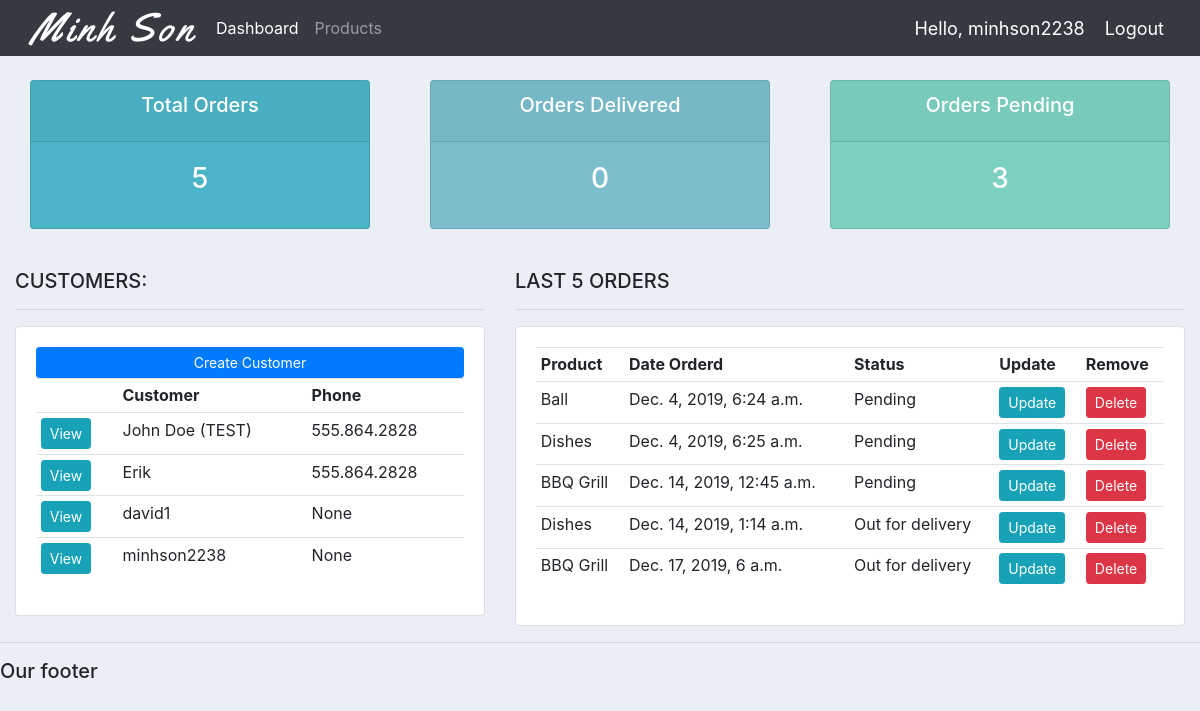
Screenshot of / (signed in) with the database file from the repository.
### accounts/models.py (models this page shows, shortened)
class Customer(models.Model):
	user = models.OneToOneField(User, null=True, blank=True, on_delete=models.CASCADE)
	name = models.CharField(max_length=200, null=True)
	phone = models.CharField(max_length=200, null=True)
	email = models.CharField(max_length=200, null=True)
	profile_pic = models.ImageField(default="profile1.png", null=True, blank=True)
	date_created = models.DateTimeField(auto_now_add=True, null=True)

class Order(models.Model):
	STATUS = (
			('Pending', 'Pending'),
			('Out for delivery', 'Out for delivery'),
			('Delivered', 'Delivered'),
			)
	customer = models.ForeignKey(Customer, null=True, on_delete= models.SET_NULL)
	product = models.ForeignKey(Product, null=True, on_delete= models.SET_NULL)
	date_created = models.DateTimeField(auto_now_add=True, null=True)
	status = models.CharField(max_length=200, null=True, choices=STATUS)
	note = models.CharField(max_length=1000, null=True)

class Product(models.Model):
	CATEGORY = (
			('Indoor', 'Indoor'),
			('Out Door', 'Out Door'),
			)
	name = models.CharField(max_length=200, null=True)
	price = models.FloatField(null=True)
	category = models.CharField(max_length=200, null=True, choices=CATEGORY)
	description = models.CharField(max_length=200, null=True, blank=True)
	date_created = models.DateTimeField(auto_now_add=True, null=True)
	tags = models.ManyToManyField(Tag)
	def __str__(self):
		return self.name

### accounts/decorators.py (the view)
	def wrapper_function(request, *args, **kwargs):
		group = None
		if request.user.groups.exists():
			group = request.user.groups.all()[0].name
		if group == 'customer':
			return redirect('user-page')
		if group == 'admin':
			return view_func(request, *args, **kwargs)

### accounts/views.py (called while the page is built)
@login_required(login_url='login')
@admin_only
def home(request):
	orders = Order.objects.all()
	customers = Customer.objects.all()
	total_customers = customers.count()
	total_orders = orders.count()
	delivered = orders.filter(status='Delivered').count()
	pending = orders.filter(status='Pending').count()
	context = {'orders':orders, 'customers':customers,
	'total_orders':total_orders,'delivered':delivered,
	'pending':pending }
	return render(request, 'accounts/dashboard.html', context)

### accounts/templates/accounts/dashboard.html
{%  extends 'accounts/main.html' %}
{% block content %}
{%  include 'accounts/status.html' %}
<br>
<div class="row">
	<div class="col-md-5">
		<h5>CUSTOMERS:</h5>
		<hr>
		<div class="card card-body">
			<a class="btn btn-primary  btn-sm btn-block" href="">Create Customer</a>
			<table class="table table-sm">
				<tr>
					<th></th>
					<th>Customer</th>
					<th>Phone</th>
				</tr>
				{% for customer in customers %}
					<tr>
						<td><a class="btn btn-sm btn-info" href="{% url 'customer' customer.id %}">View</a></td>
						<td>{{customer.name}}</td>
						<td>{{customer.phone}}</td>
					</tr>
				{% endfor %}
			</table>
		</div>
	</div>
	<div class="col-md-7">
		<h5>LAST 5 ORDERS</h5>
		<hr>
		<div class="card card-body">
			<table class="table table-sm">
				<tr>
					<th>Product</th>
					<th>Date Orderd</th>
					<th>Status</th>
					<th>Update</th>
					<th>Remove</th>
				</tr>
				{% for order in orders %}
					<tr>
						<td>{{order.product}}</td>
						<td>{{order.date_created}}</td>
						<td>{{order.status}}</td>
						<td><a class="btn btn-sm btn-info" href="{% url 'update_order' order.id %}">Update</a></td>
						<td><a class="btn btn-sm btn-danger" href="{% url 'delete_order' order.id %}">Delete</a></td>
					</tr>
				{% endfor %}
			</table>
		</div>
	</div>
</div>
{% endblock %}

### accounts/templates/accounts/main.html (shortened to what this page needs)
{% load static %}
<!DOCTYPE html>
<html>
<head>
	<link rel="stylesheet" href="https://stackpath.bootstrapcdn.com/bootstrap/4.3.1/css/bootstrap.min.css">
	<link rel="stylesheet" type="text/css" href="{% static '/css/main.css' %}">
</head>
<body>
	{%  include 'accounts/navbar.html' %}
	<div class="container-fluid">
	{% block content %}
	{% endblock %}
    </div>
	<hr>
	<h5>Our footer</h5>
</body>
</html>

### accounts/templates/accounts/navbar.html (shortened to what this page needs)
{% load static %}
<nav class="navbar navbar-expand-lg navbar-dark bg-dark">
  <img src="{% static 'images/logo.jpg' %}">
  <div class="collapse navbar-collapse" id="navbarNav">
    <ul class="navbar-nav">
      {% if request.user.is_staff %}
      <li class="nav-item active">
        <a class="nav-link" href="{% url 'home' %}">Dashboard</a>
      </li>
      <li class="nav-item">
        <a class="nav-link" href="{% url 'products' %}">Products</a>
      </li>
      {% else %}
       <li class="nav-item">
        <a class="nav-link" href="{% url 'account' %}">Settings</a>
      </li>
      {% endif %}
    </ul>
  </div>
  <span class="hello-msg">Hello, {{request.user}}</span>
  <span ><a  class="hello-msg" href="{% url 'logout' %}">Logout</a></span>
</nav>

### accounts/templates/accounts/status.html
<br>
<div class="row">
	<div class="col">
		<div class="col-md">
			<div class="card text-center text-white  mb-3" id="total-orders">
			  	<div class="card-header">
			  		<h5 class="card-title">Total Orders</h5>
			  	</div>
			  	<div class="card-body">
			    	<h3 class="card-title">{{total_orders}}</h3>
			  	</div>
			</div>
		</div>
	</div>
	<div class="col">
		<div class="col-md">
			<div class="card text-center text-white  mb-3" id="orders-delivered">
			  	<div class="card-header">
			  		<h5 class="card-title">Orders Delivered</h5>
			  	</div>
			  	<div class="card-body">
			    	<h3 class="card-title">{{delivered}}</h3>
			  	</div>
			</div>
		</div>
	</div>
	<div class="col">
		<div class="col-md">
			<div class="card text-center text-white  mb-3" id="orders-pending">
			  	<div class="card-header">
			  		<h5 class="card-title">Orders Pending</h5>
			  	</div>
			  	<div class="card-body">
			    	<h3 class="card-title">{{pending}}</h3>
			  	</div>
			</div>
		</div>
	</div>
</div>

### static/css/main.css (style rules this page uses)
body { background-color: #ebeff5; }
#total-orders { background-color: #4cb4c7; }
#orders-delivered { background-color: #7abecc; }
#orders-pending { background-color: #7CD1C0; }

### accounts/templates/accounts/navbar.html (style rules this page uses)
.hello-msg { font-size: 18px; color: #fff; margin-right: 20px; }

### rows the page displays
Customer: name "John Doe (TEST)", phone "555.864.2828"
Customer: name "Erik", phone "555.864.2828"
Customer: name "david1", phone "None"
Customer: name "minhson2238", phone "None"
Order: product "Ball", date_created "Dec. 4, 2019, 6:24 a.m.", status "Pending"
Order: product "Dishes", date_created "Dec. 4, 2019, 6:25 a.m.", status "Pending"
Order: product "BBQ Grill", date_created "Dec. 14, 2019, 12:45 a.m.", status "Pending"
Order: product "Dishes", date_created "Dec. 14, 2019, 1:14 a.m.", status "Out for delivery"
Order: product "BBQ Grill", date_created "Dec. 17, 2019, 6 a.m.", status "Out for delivery"

### other values shown
{{ request.user }} "minhson2238"
{{ total_orders }} "5"
{{ delivered }} "0"
{{ pending }} "3"
